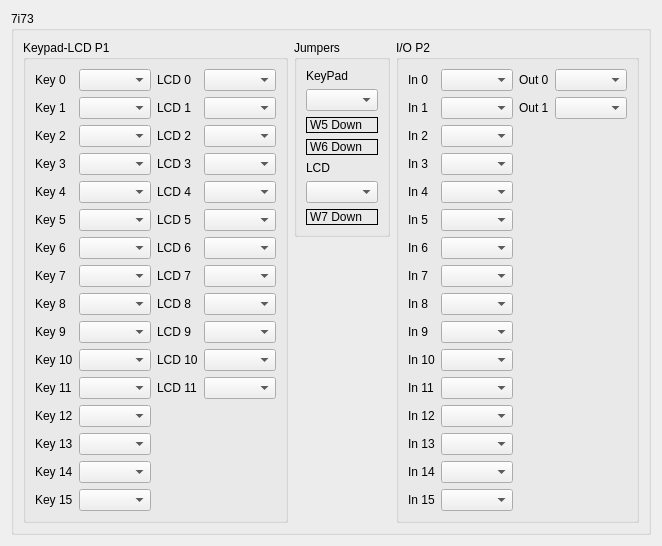
          <widget class="QWidget" name="ss7i73">
           <layout class="QGridLayout" name="gridLayout_78">
            <item row="0" column="0">
             <widget class="QGroupBox" name="groupBox_37">
              <property name="title">
               <string>7i73</string>
              </property>
              <layout class="QGridLayout" name="gridLayout_101">
               <item row="0" column="1">
                <widget class="QGroupBox" name="groupBox_56">
                 <property name="title">
                  <string>Jumpers</string>
                 </property>
                 <layout class="QGridLayout" name="gridLayout_67">
                  <item row="0" column="0">
                   <widget class="QLabel" name="label_509">
                    <property name="text">
                     <string>KeyPad</string>
                    </property>
                   </widget>
                  </item>
                  <item row="1" column="0">
                   <widget class="QComboBox" name="ss7i73_keypadCB"/>
                  </item>
                  <item row="2" column="0">
                   <widget class="QLabel" name="ss7i73w5Lbl">
                    <property name="minimumSize">
                     <size>
                      <width>0</width>
                      <height>0</height>
                     </size>
                    </property>
                    <property name="frameShape">
                     <enum>QFrame::Box</enum>
                    </property>
                    <property name="text">
                     <string>W5 Down</string>
                    </property>
                   </widget>
                  </item>
                  <item row="3" column="0">
                   <widget class="QLabel" name="ss7i73w6Lbl">
                    <property name="minimumSize">
                     <size>
                      <width>0</width>
                      <height>0</height>
                     </size>
                    </property>
                    <property name="frameShape">
                     <enum>QFrame::Box</enum>
                    </property>
                    <property name="text">
                     <string>W6 Down</string>
                    </property>
                   </widget>
                  </item>
                  <item row="4" column="0">
                   <widget class="QLabel" name="label_728">
                    <property name="text">
                     <string>LCD</string>
                    </property>
                   </widget>
                  </item>
                  <item row="5" column="0">
                   <widget class="QComboBox" name="ss7i96lcdCB"/>
                  </item>
                  <item row="6" column="0">
                   <widget class="QLabel" name="ss7i96w7Lbl">
                    <property name="frameShape">
                     <enum>QFrame::Box</enum>
                    </property>
                    <property name="text">
                     <string>W7 Down</string>
                    </property>
                   </widget>
                  </item>
                 </layout>
                </widget>
               </item>
               <item row="1" column="1">
                <spacer name="verticalSpacer_8">
                 <property name="orientation">
                  <enum>Qt::Vertical</enum>
                 </property>
                 <property name="sizeHint" stdset="0">
                  <size>
                   <width>20</width>
                   <height>40</height>
                  </size>
                 </property>
                </spacer>
               </item>
               <item row="0" column="2" rowspan="2">
                <widget class="QGroupBox" name="groupBox_58">
                 <property name="title">
                  <string>I/O P2</string>
                 </property>
                 <layout class="QGridLayout" name="gridLayout_104">
                  <item row="1" column="1">
                   <widget class="QComboBox" name="ss7i73in_1"/>
                  </item>
                  <item row="0" column="0">
                   <widget class="QLabel" name="label_726">
                    <property name="text">
                     <string>In 0</string>
                    </property>
                   </widget>
                  </item>
                  <item row="2" column="0">
                   <widget class="QLabel" name="label_730">
                    <property name="text">
                     <string>In 2</string>
                    </property>
                   </widget>
                  </item>
                  <item row="0" column="1">
                   <widget class="QComboBox" name="ss7i73in_0"/>
                  </item>
                  <item row="3" column="1">
                   <widget class="QComboBox" name="ss7i73in_3"/>
                  </item>
                  <item row="4" column="1">
                   <widget class="QComboBox" name="ss7i73in_4"/>
                  </item>
                  <item row="13" column="1">
                   <widget class="QComboBox" name="ss7i73in_13"/>
                  </item>
                  <item row="11" column="1">
                   <widget class="QComboBox" name="ss7i73in_11"/>
                  </item>
                  <item row="5" column="1">
                   <widget class="QComboBox" name="ss7i73in_5"/>
                  </item>
                  <item row="0" column="2">
                   <widget class="QLabel" name="label_468">
                    <property name="text">
                     <string>Out 0</string>
                    </property>
                   </widget>
                  </item>
                  <item row="2" column="1">
                   <widget class="QComboBox" name="ss7i73in_2"/>
                  </item>
                  <item row="6" column="0">
                   <widget class="QLabel" name="label_736">
                    <property name="text">
                     <string>In 6</string>
                    </property>
                   </widget>
                  </item>
                  <item row="13" column="0">
                   <widget class="QLabel" name="label_743">
                    <property name="text">
                     <string>In 13</string>
                    </property>
                   </widget>
                  </item>
                  <item row="8" column="1">
                   <widget class="QComboBox" name="ss7i73in_8"/>
                  </item>
                  <item row="8" column="0">
                   <widget class="QLabel" name="label_738">
                    <property name="text">
                     <string>In 8</string>
                    </property>
                   </widget>
                  </item>
                  <item row="4" column="0">
                   <widget class="QLabel" name="label_734">
                    <property name="text">
                     <string>In 4</string>
                    </property>
                   </widget>
                  </item>
                  <item row="7" column="1">
                   <widget class="QComboBox" name="ss7i73in_7"/>
                  </item>
                  <item row="9" column="1">
                   <widget class="QComboBox" name="ss7i73in_9"/>
                  </item>
                  <item row="6" column="1">
                   <widget class="QComboBox" name="ss7i73in_6"/>
                  </item>
                  <item row="10" column="1">
                   <widget class="QComboBox" name="ss7i73in_10"/>
                  </item>
                  <item row="14" column="1">
                   <widget class="QComboBox" name="ss7i73in_14"/>
                  </item>
                  <item row="15" column="1">
                   <widget class="QComboBox" name="ss7i73in_15"/>
                  </item>
                  <item row="5" column="0">
                   <widget class="QLabel" name="label_735">
                    <property name="text">
                     <string>In 5</string>
                    </property>
                   </widget>
                  </item>
                  <item row="1" column="0">
                   <widget class="QLabel" name="label_729">
                    <property name="text">
                     <string>In 1</string>
                    </property>
                   </widget>
                  </item>
                  <item row="11" column="0">
                   <widget class="QLabel" name="label_741">
                    <property name="text">
                     <string>In 11</string>
                    </property>
                   </widget>
                  </item>
                  <item row="12" column="1">
                   <widget class="QComboBox" name="ss7i73in_12"/>
                  </item>
                  <item row="7" column="0">
                   <widget class="QLabel" name="label_737">
                    <property name="text">
                     <string>In 7</string>
                    </property>
                   </widget>
                  </item>
                  <item row="3" column="0">
                   <widget class="QLabel" name="label_733">
                    <property name="text">
                     <string>In 3</string>
                    </property>
                   </widget>
                  </item>
                  <item row="9" column="0">
                   <widget class="QLabel" name="label_739">
                    <property name="text">
                     <string>In 9</string>
                    </property>
                   </widget>
                  </item>
                  <item row="12" column="0">
                   <widget class="QLabel" name="label_742">
                    <property name="text">
                     <string>In 12</string>
                    </property>
                   </widget>
                  </item>
                  <item row="10" column="0">
                   <widget class="QLabel" name="label_740">
                    <property name="text">
                     <string>In 10</string>
                    </property>
                   </widget>
                  </item>
                  <item row="14" column="0">
                   <widget class="QLabel" name="label_744">
                    <property name="text">
                     <string>In 14</string>
                    </property>
                   </widget>
                  </item>
                  <item row="15" column="0">
                   <widget class="QLabel" name="label_745">
                    <property name="text">
                     <string>In 15</string>
                    </property>
                   </widget>
                  </item>
                  <item row="0" column="3">
                   <widget class="QComboBox" name="ss7i73out_0"/>
                  </item>
                  <item row="1" column="2">
                   <widget class="QLabel" name="label_469">
                    <property name="text">
                     <string>Out 1</string>
                    </property>
                   </widget>
                  </item>
                  <item row="1" column="3">
                   <widget class="QComboBox" name="ss7i73out_1"/>
                  </item>
                 </layout>
                </widget>
               </item>
               <item row="0" column="0" rowspan="2">
                <widget class="QGroupBox" name="groupBox_57">
                 <property name="title">
                  <string>Keypad-LCD P1</string>
                 </property>
                 <layout class="QGridLayout" name="gridLayout_103">
                  <item row="23" column="6">
                   <widget class="QComboBox" name="ss7i73lcd_9"/>
                  </item>
                  <item row="16" column="6">
                   <widget class="QComboBox" name="ss7i73lcd_2"/>
                  </item>
                  <item row="14" column="3">
                   <widget class="QLabel" name="ss7i73keylbl_0">
                    <property name="text">
                     <string>Key 0</string>
                    </property>
                   </widget>
                  </item>
                  <item row="14" column="5">
                   <widget class="QLabel" name="ss7i73lcdlbl_0">
                    <property name="text">
                     <string>LCD 0</string>
                    </property>
                   </widget>
                  </item>
                  <item row="14" column="6">
                   <widget class="QComboBox" name="ss7i73lcd_0"/>
                  </item>
                  <item row="14" column="4">
                   <widget class="QComboBox" name="ss7i73key_0"/>
                  </item>
                  <item row="15" column="6">
                   <widget class="QComboBox" name="ss7i73lcd_1"/>
                  </item>
                  <item row="22" column="6">
                   <widget class="QComboBox" name="ss7i73lcd_8"/>
                  </item>
                  <item row="24" column="6">
                   <widget class="QComboBox" name="ss7i73lcd_10"/>
                  </item>
                  <item row="18" column="6">
                   <widget class="QComboBox" name="ss7i73lcd_4"/>
                  </item>
                  <item row="25" column="6">
                   <widget class="QComboBox" name="ss7i73lcd_11"/>
                  </item>
                  <item row="20" column="6">
                   <widget class="QComboBox" name="ss7i73lcd_6"/>
                  </item>
                  <item row="19" column="6">
                   <widget class="QComboBox" name="ss7i73lcd_5"/>
                  </item>
                  <item row="17" column="6">
                   <widget class="QComboBox" name="ss7i73lcd_3"/>
                  </item>
                  <item row="21" column="6">
                   <widget class="QComboBox" name="ss7i73lcd_7"/>
                  </item>
                  <item row="15" column="3">
                   <widget class="QLabel" name="ss7i73keylbl_1">
                    <property name="text">
                     <string>Key 1</string>
                    </property>
                   </widget>
                  </item>
                  <item row="16" column="3">
                   <widget class="QLabel" name="ss7i73keylbl_2">
                    <property name="text">
                     <string>Key 2</string>
                    </property>
                   </widget>
                  </item>
                  <item row="17" column="3">
                   <widget class="QLabel" name="ss7i73keylbl_3">
                    <property name="text">
                     <string>Key 3</string>
                    </property>
                   </widget>
                  </item>
                  <item row="18" column="3">
                   <widget class="QLabel" name="ss7i73keylbl_4">
                    <property name="text">
                     <string>Key 4</string>
                    </property>
                   </widget>
                  </item>
                  <item row="19" column="3">
                   <widget class="QLabel" name="ss7i73keylbl_5">
                    <property name="text">
                     <string>Key 5</string>
                    </property>
                   </widget>
                  </item>
                  <item row="20" column="3">
                   <widget class="QLabel" name="ss7i73keylbl_6">
                    <property name="text">
                     <string>Key 6</string>
                    </property>
                   </widget>
                  </item>
                  <item row="21" column="3">
                   <widget class="QLabel" name="ss7i73keylbl_7">
                    <property name="text">
                     <string>Key 7</string>
                    </property>
                   </widget>
                  </item>
                  <item row="22" column="3">
                   <widget class="QLabel" name="ss7i73keylbl_8">
                    <property name="text">
                     <string>Key 8</string>
                    </property>
                   </widget>
                  </item>
                  <item row="23" column="3">
                   <widget class="QLabel" name="ss7i73keylbl_9">
                    <property name="text">
                     <string>Key 9</string>
                    </property>
                   </widget>
                  </item>
                  <item row="24" column="3">
                   <widget class="QLabel" name="ss7i73keylbl_10">
                    <property name="text">
                     <string>Key 10</string>
                    </property>
                   </widget>
                  </item>
                  <item row="25" column="3">
                   <widget class="QLabel" name="ss7i73keylbl_11">
                    <property name="text">
                     <string>Key 11</string>
                    </property>
                   </widget>
                  </item>
                  <item row="26" column="3">
                   <widget class="QLabel" name="ss7i73keylbl_12">
                    <property name="text">
                     <string>Key 12</string>
                    </property>
                   </widget>
                  </item>
                  <item row="27" column="3">
                   <widget class="QLabel" name="ss7i73keylbl_13">
                    <property name="text">
                     <string>Key 13</string>
                    </property>
                   </widget>
                  </item>
                  <item row="28" column="3">
                   <widget class="QLabel" name="ss7i73keylbl_14">
                    <property name="text">
                     <string>Key 14</string>
                    </property>
                   </widget>
                  </item>
                  <item row="29" column="3">
                   <widget class="QLabel" name="ss7i73keylbl_15">
                    <property name="text">
                     <string>Key 15</string>
                    </property>
                   </widget>
                  </item>
                  <item row="15" column="5">
                   <widget class="QLabel" name="ss7i73lcdlbl_1">
                    <property name="text">
                     <string>LCD 1</string>
                    </property>
                   </widget>
                  </item>
                  <item row="16" column="5">
                   <widget class="QLabel" name="ss7i73lcdlbl_2">
                    <property name="text">
                     <string>LCD 2</string>
                    </property>
                   </widget>
                  </item>
                  <item row="17" column="5">
                   <widget class="QLabel" name="ss7i73lcdlbl_3">
                    <property name="text">
                     <string>LCD 3</string>
                    </property>
                   </widget>
                  </item>
                  <item row="18" column="5">
                   <widget class="QLabel" name="ss7i73lcdlbl_4">
                    <property name="text">
                     <string>LCD 4</string>
                    </property>
                   </widget>
                  </item>
                  <item row="19" column="5">
                   <widget class="QLabel" name="ss7i73lcdlbl_5">
                    <property name="text">
                     <string>LCD 5</string>
                    </property>
                   </widget>
                  </item>
                  <item row="20" column="5">
                   <widget class="QLabel" name="ss7i73lcdlbl_6">
                    <property name="text">
                     <string>LCD 6</string>
                    </property>
                   </widget>
                  </item>
                  <item row="21" column="5">
                   <widget class="QLabel" name="ss7i73lcdlbl_7">
                    <property name="text">
                     <string>LCD 7</string>
                    </property>
                   </widget>
                  </item>
                  <item row="22" column="5">
                   <widget class="QLabel" name="ss7i73lcdlbl_8">
                    <property name="text">
                     <string>LCD 8</string>
                    </property>
                   </widget>
                  </item>
                  <item row="23" column="5">
                   <widget class="QLabel" name="ss7i73lcdlbl_9">
                    <property name="text">
                     <string>LCD 9</string>
                    </property>
                   </widget>
                  </item>
                  <item row="24" column="5">
                   <widget class="QLabel" name="ss7i73lcdlbl_10">
                    <property name="text">
                     <string>LCD 10</string>
                    </property>
                   </widget>
                  </item>
                  <item row="25" column="5">
                   <widget class="QLabel" name="ss7i73lcdlbl_11">
                    <property name="text">
                     <string>LCD 11</string>
                    </property>
                   </widget>
                  </item>
                  <item row="15" column="4">
                   <widget class="QComboBox" name="ss7i73key_1"/>
                  </item>
                  <item row="16" column="4">
                   <widget class="QComboBox" name="ss7i73key_2"/>
                  </item>
                  <item row="17" column="4">
                   <widget class="QComboBox" name="ss7i73key_3"/>
                  </item>
                  <item row="18" column="4">
                   <widget class="QComboBox" name="ss7i73key_4"/>
                  </item>
                  <item row="19" column="4">
                   <widget class="QComboBox" name="ss7i73key_5"/>
                  </item>
                  <item row="20" column="4">
                   <widget class="QComboBox" name="ss7i73key_6"/>
                  </item>
                  <item row="21" column="4">
                   <widget class="QComboBox" name="ss7i73key_7"/>
                  </item>
                  <item row="22" column="4">
                   <widget class="QComboBox" name="ss7i73key_8"/>
                  </item>
                  <item row="23" column="4">
                   <widget class="QComboBox" name="ss7i73key_9"/>
                  </item>
                  <item row="24" column="4">
                   <widget class="QComboBox" name="ss7i73key_10"/>
                  </item>
                  <item row="25" column="4">
                   <widget class="QComboBox" name="ss7i73key_11"/>
                  </item>
                  <item row="26" column="4">
                   <widget class="QComboBox" name="ss7i73key_12"/>
                  </item>
                  <item row="27" column="4">
                   <widget class="QComboBox" name="ss7i73key_13"/>
                  </item>
                  <item row="28" column="4">
                   <widget class="QComboBox" name="ss7i73key_14"/>
                  </item>
                  <item row="29" column="4">
                   <widget class="QComboBox" name="ss7i73key_15"/>
                  </item>
                 </layout>
                </widget>
               </item>
              </layout>
             </widget>
            </item>
           </layout>
          </widget>
